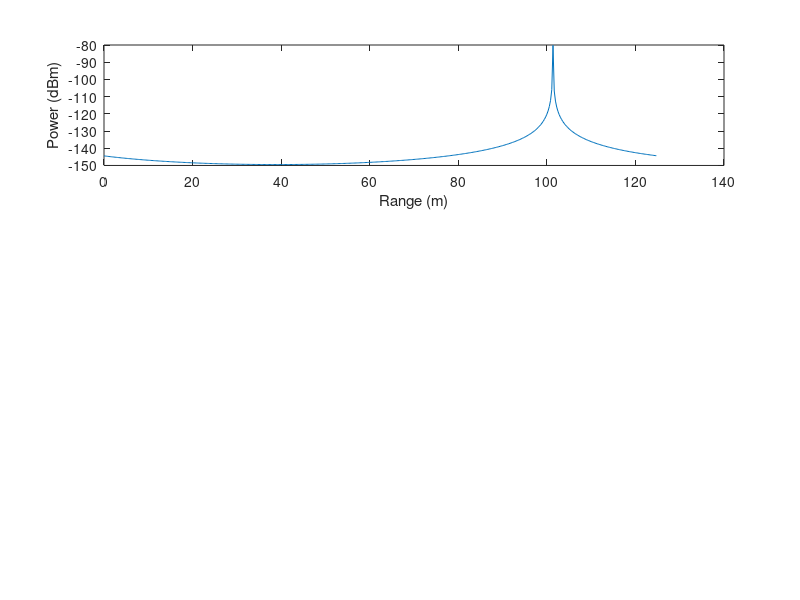

This figure's MATLAB source: (Note: this script raises an error after producing the figure.)
%% range setup
c = 300; % m/us
h = 12; % slope: 12 MHz/us
Bc = 540; % chirp bandwidth: 540MHz
Tc = Bc/h; % 45 us, chirp duration
fH = 10; % LPF cutoff: 10MHz 
Fs_r = fH; % complex sample frequency on bin bins
N = Tc/ (1/fH); % number of range bins = Tc/ (1/fH)
t_r = (0: N-1)* (1/fH); % fast time vector, us
fr1 = 8.11; % IF frequency: 8.11MHz, 5.11MHz, 3.11MHz, ghost
fr2 = 8.12; % IF frequency: 8.12MHz, 5.12MHz, 3.12MHz, target   or  7.05
nr1 = fr1/fH*N; % range bin of ghost 
nr2 = fr2/fH*N; % range bin of target
%% Doppler setup
fc = 77* 1000; % (us)^{-1}, 77k MHz 
Tg = 55;           % 55us, inter-chirp duration
Fs_D = 1/Tg;         % complex sample frequency on Doppler bins
L = 200;           % number of chirps per frame
t_l = (0:L-1)*Tg;    % slow time vector, us
% Doppler frequency fD = 2vf_c/c; 
% maximum Doppler: -pi <= 2 pi * fD * Tg <= pi   
% -1/2 * 1/Tg <= fD <= 1/2 * 1/Tg
% as Tg is at the order of tens of us, fD is at the order of kHz
fDmax = 1/2 * 1/Tg*1000; % max positive Doppler: kHz
fD1 = 4.21; % Doppler: 4.21kHz -> ghost 16.40m/s  
fD2 = 6.21; % Doppler: 6.21kHz -> target 12.10m/s
lD1 = (fD1+fDmax)/fDmax*L/2; % Doppler bin of ghost
lD2 = (fD2+fDmax)/fDmax*L/2; % Doppler bin of target
%% power setup
Pt_dB = 12; % dBm
G_t = 12; % dBi
G_r = 12; % dBi
RCS = 20; %m^2
dmax = 1000; % m
d_g = 200; %m
d_t = fr2 * c /2/h; % target distance, m
SignalPower0_dBm = Pt_dB + G_t + G_r;
SignalPower0 = 10^(SignalPower0_dBm/10); 
ghostPowerLinear = SignalPower0 * (c*10^6)^2/(4*pi)^2/(fc*10^6)^2/ (d_g)^2; % ghost power, mw
ghostAmpLinear = sqrt(ghostPowerLinear);
targetPowerLinear = SignalPower0 * RCS * (c*10^6)^2/(4*pi)^3/(fc*10^6)^2 / (d_t)^4; % target power, mW 
targetAmpLinear = sqrt(targetPowerLinear);
%% unslotted ALOHA with frequency hopping and phase coding
% example: 1 ghost and 1 target
PC1 = exp(i*pi*randi([0,1],1,L));
M = 2;
FH1 = binornd(1,1.0/M,1,L);
X_2D = [];
for l = 1: L
    X_2D = [X_2D; ghostAmpLinear*exp(i*2*pi*fr1*t_r)*exp(i*2*pi*fD1*t_l(l)/1000)*FH1(l)*PC1(l) + targetAmpLinear*exp(i*2*pi*fr2*t_r)*exp(i*2*pi*fD2*t_l(l)/1000)];
    % X_2D = [X_2D;  targetAmpLinear*exp(i*2*pi*fr2*t_r)*exp(i*2*pi*fD2*t_l(l)/1000)];
    %X_2D = [X_2D; ghostAmpLinear*exp(i*2*pi*fr1*t_r)*exp(i*2*pi*fD1*t_l(l)/1000)*FH1(l)];
end
%% Range FFT
Y_r_2D  = [];
for l = 1: L
    X_2D_l = X_2D(l,:);
    Y_r_2D = [Y_r_2D; fft(X_2D_l,N)];
end
Prange = abs(Y_r_2D(1,:)/(N)).^2;
PrangedB = 10*log10(Prange);
f_r = Fs_r*(0:N-1)/N; % MHz
range = f_r * c/2/h;
subplot(3,1,1)
plot(range,PrangedB) 
xlabel('Range (m)')
ylabel('Power (dBm)')
Y_r_2D = Y_r_2D/N;
Power_Y_r_2D_linear = abs(Y_r_2D).^2; 
% ------------------------------------------------------------------------
% threshold detector
Power_Y_r_2D_dB = 10*log10(Power_Y_r_2D_linear); % calculate power for threshold detector
countY_r_2D_dB = Power_Y_r_2D_dB > -128; % threshold detector
% ------------------------------------------------------------------------
% cfar detector
% countY_r_2D_dB = zeros(L,N);
% for l = 1: L
%     Amp_Y_r_2D_linear_l = sqrt(Power_Y_r_2D_linear(l,:));
%     Detect_l = cfar_ca1D(Amp_Y_r_2D_linear_l,10,2,5,0); % cfar detector
%     countY_r_2D_dB(l, Detect_l) = 1;
% end
% ------------------------------------------------------------------------
classifyY_r_2D = sum(countY_r_2D_dB); % classify, entry n means number of signals over L chirp cycles on range bin n
%% Doppler FFT
Y_rD_2D = [];
for n = 1: N
    if classifyY_r_2D(n) == L
        Y_r_2D_n = Y_r_2D(:,n);
        Y_rD_2D = [Y_rD_2D, fftshift(fft(Y_r_2D_n,L))];
    else 
        Y_rD_2D = [Y_rD_2D, zeros(L,1)];
    end
end
Y_rD_2D = Y_rD_2D/L;
%% detector
% ------------------------------------------------------------------------
Amp_Y_rD_2D_linear = abs(Y_rD_2D);
Pow_Y_rD_2D_linear = Amp_Y_rD_2D_linear.^2;
Pow_Y_rD_2D_dB = 10*log10(Pow_Y_rD_2D_linear);
countY_rD_2D = zeros(L,N);
noisePower = []; 
% ------------------------------------------------------------------------
% MATLAB 1D-CFAR 
% detector = phased.CFARDetector('NumTrainingCells',20,'NumGuardCells',2, ...
%     'ProbabilityFalseAlarm',0.001,'OutputFormat','Detection index');
% cutidx = 1:L;
% for n = 1: N
%     dets_n = detector(Pow_Y_rD_2D_linear(:,n),cutidx);
%     if length(dets_n)>0
%        countY_rD_2D(dets_n, n) = 1;
%     else 
%         continue
%     end
% end
% countY_rD_2D = countY_rD_2D.* (Pow_Y_rD_2D_dB>-128);
% ------------------------------------------------------------------------
% my cfar detector 
% 1D-CFAR
for n = 1: N
    Pow_Y_rD_2D_linear_n = Pow_Y_rD_2D_linear(:,n);
    [Detect_n, noisePower_n]= cfar_ca1D(Pow_Y_rD_2D_linear_n,20,2,10,0); % cfar detector
    noisePower =[noisePower, noisePower_n'];
    if size(Detect_n,2)>0
        Detect_n_index = Detect_n(1,:);
        countY_rD_2D(Detect_n_index, n) = 1;
    else 
        continue
    end
end
countY_rD_2D = countY_rD_2D.* (Pow_Y_rD_2D_dB>-128);
noisePower = noisePower.* (Pow_Y_rD_2D_dB>-128);
% ------------------------------------------------------------------------
% MATLAB 2D-CFAR -> poor performance
% detector = phased.CFARDetector2D('TrainingBandSize',[5,5], ...
%     'ThresholdFactor','Auto','GuardBandSize',[5,5], ...
%     'ProbabilityFalseAlarm',5e-4,'Method','SOCA','ThresholdOutputPort',true);
% Ngc = detector.GuardBandSize(2);
% Ngr = detector.GuardBandSize(1);
% Ntc = detector.TrainingBandSize(2);
% Ntr = detector.TrainingBandSize(1);
% cutidx = [];
% colstart = Ntc + Ngc + 1;
% colend = N - ( Ntc + Ngc);
% rowstart = Ntr + Ngr + 1;
% rowend = L - ( Ntr + Ngr);
% for m = colstart:colend
%     for n = rowstart:rowend
%         cutidx = [cutidx,[n;m]];
%     end
% end
% dets = detector(Pow_Y_rD_2D_linear,cutidx);
% for k = 1 : length(dets)
%     countY_rD_2D(cutidx(1,k), cutidx(2,k)) = dets(k);
% end
% countY_rD_2D = countY_rD_2D.* (Pow_Y_rD_2D_dB>-128);
% ------------------------------------------------------------------------
%% plot
f_D = Fs_D*(-(L/2):(L/2)-1)/L *10^3; % kHz
velocity = f_D * 1000 * c/fc/2;
subplot(3,1,2)
[Range, Velocity] = meshgrid(range, velocity);
mesh(Range, Velocity, 10*log10(abs(Y_rD_2D).^2)) % 2D-FFT result
colorbar
colormap(hot)
cmap = colormap;
cmapNew = flip(cmap);
colormap(cmapNew)
xlim([0, 130])
ylim([-20,20])
zlim([-128, -40]);
xlabel('Range (m)')
ylabel('Velocity (m/s)')
zlabel('Power (dBm)')
subplot(3,1,3)
mesh(Range, Velocity, countY_rD_2D) % cfar detection result
colorbar
xlim([0, 130])
ylim([-20,20])
zlim([0, 1]);
xlabel('Range (m)')
ylabel('Velocity (m/s)')
% Conclusion: when ghost power is large and target power is small, this
% method still can detect target without false alarm